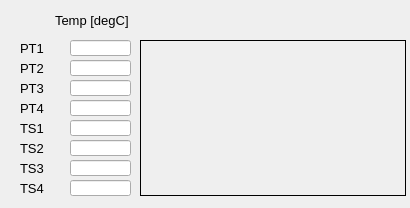
<?xml version="1.0" encoding="UTF-8"?>
<ui version="4.0">
 <class>MainWindow</class>
 <widget class="QMainWindow" name="MainWindow">
  <property name="geometry">
   <rect>
    <x>0</x>
    <y>0</y>
    <width>410</width>
    <height>208</height>
   </rect>
  </property>
  <property name="windowTitle">
   <string>HP Temperatures</string>
  </property>
  <property name="Title" stdset="0">
   <string>HP Temp &gt;&gt; $(BPM)</string>
  </property>
  <widget class="QWidget" name="centralwidget">
   <widget class="caLineEdit" name="calineedit_2">
    <property name="geometry">
     <rect>
      <x>70</x>
      <y>40</y>
      <width>61</width>
      <height>16</height>
     </rect>
    </property>
    <property name="font">
     <font>
      <family>Sans Serif</family>
      <pointsize>10</pointsize>
     </font>
    </property>
    <property name="alignment">
     <set>Qt::AlignCenter</set>
    </property>
    <property name="channel" stdset="0">
     <string notr="true">$(BPM):hp_temp:pt1</string>
    </property>
    <property name="precision">
     <number>3</number>
    </property>
    <property name="precisionMode">
     <enum>caLineEdit::User</enum>
    </property>
    <property name="unitsEnabled">
     <bool>true</bool>
    </property>
   </widget>
   <widget class="QLabel" name="label_2">
    <property name="geometry">
     <rect>
      <x>55</x>
      <y>10</y>
      <width>91</width>
      <height>21</height>
     </rect>
    </property>
    <property name="font">
     <font>
      <pointsize>10</pointsize>
     </font>
    </property>
    <property name="text">
     <string>Temp [degC]</string>
    </property>
   </widget>
   <widget class="caLineEdit" name="calineedit_3">
    <property name="geometry">
     <rect>
      <x>70</x>
      <y>60</y>
      <width>61</width>
      <height>16</height>
     </rect>
    </property>
    <property name="font">
     <font>
      <family>Sans Serif</family>
      <pointsize>10</pointsize>
     </font>
    </property>
    <property name="alignment">
     <set>Qt::AlignCenter</set>
    </property>
    <property name="channel" stdset="0">
     <string notr="true">$(BPM):hp_temp:pt2</string>
    </property>
    <property name="precision">
     <number>3</number>
    </property>
    <property name="precisionMode">
     <enum>caLineEdit::User</enum>
    </property>
    <property name="unitsEnabled">
     <bool>true</bool>
    </property>
   </widget>
   <widget class="caLineEdit" name="calineedit_6">
    <property name="geometry">
     <rect>
      <x>70</x>
      <y>80</y>
      <width>61</width>
      <height>16</height>
     </rect>
    </property>
    <property name="font">
     <font>
      <family>Sans Serif</family>
      <pointsize>10</pointsize>
     </font>
    </property>
    <property name="alignment">
     <set>Qt::AlignCenter</set>
    </property>
    <property name="channel" stdset="0">
     <string notr="true">$(BPM):hp_temp:pt3</string>
    </property>
    <property name="precision">
     <number>3</number>
    </property>
    <property name="precisionMode">
     <enum>caLineEdit::User</enum>
    </property>
    <property name="unitsEnabled">
     <bool>true</bool>
    </property>
   </widget>
   <widget class="caLineEdit" name="calineedit_7">
    <property name="geometry">
     <rect>
      <x>70</x>
      <y>100</y>
      <width>61</width>
      <height>16</height>
     </rect>
    </property>
    <property name="font">
     <font>
      <family>Sans Serif</family>
      <pointsize>10</pointsize>
     </font>
    </property>
    <property name="alignment">
     <set>Qt::AlignCenter</set>
    </property>
    <property name="channel" stdset="0">
     <string notr="true">$(BPM):hp_temp:pt4</string>
    </property>
    <property name="precision">
     <number>3</number>
    </property>
    <property name="precisionMode">
     <enum>caLineEdit::User</enum>
    </property>
    <property name="unitsEnabled">
     <bool>true</bool>
    </property>
   </widget>
   <widget class="caLineEdit" name="calineedit_10">
    <property name="geometry">
     <rect>
      <x>70</x>
      <y>140</y>
      <width>61</width>
      <height>16</height>
     </rect>
    </property>
    <property name="font">
     <font>
      <family>Sans Serif</family>
      <pointsize>10</pointsize>
     </font>
    </property>
    <property name="alignment">
     <set>Qt::AlignCenter</set>
    </property>
    <property name="channel" stdset="0">
     <string notr="true">$(BPM):hp_temp:ts2</string>
    </property>
    <property name="precision">
     <number>3</number>
    </property>
    <property name="precisionMode">
     <enum>caLineEdit::User</enum>
    </property>
    <property name="unitsEnabled">
     <bool>true</bool>
    </property>
   </widget>
   <widget class="caLineEdit" name="calineedit_12">
    <property name="geometry">
     <rect>
      <x>70</x>
      <y>120</y>
      <width>61</width>
      <height>16</height>
     </rect>
    </property>
    <property name="font">
     <font>
      <family>Sans Serif</family>
      <pointsize>10</pointsize>
     </font>
    </property>
    <property name="alignment">
     <set>Qt::AlignCenter</set>
    </property>
    <property name="channel" stdset="0">
     <string notr="true">$(BPM):hp_temp:ts1</string>
    </property>
    <property name="precision">
     <number>3</number>
    </property>
    <property name="precisionMode">
     <enum>caLineEdit::User</enum>
    </property>
    <property name="unitsEnabled">
     <bool>true</bool>
    </property>
   </widget>
   <widget class="caLineEdit" name="calineedit_14">
    <property name="geometry">
     <rect>
      <x>70</x>
      <y>160</y>
      <width>61</width>
      <height>16</height>
     </rect>
    </property>
    <property name="font">
     <font>
      <family>Sans Serif</family>
      <pointsize>10</pointsize>
     </font>
    </property>
    <property name="alignment">
     <set>Qt::AlignCenter</set>
    </property>
    <property name="channel" stdset="0">
     <string notr="true">$(BPM):hp_temp:ts3</string>
    </property>
    <property name="precision">
     <number>3</number>
    </property>
    <property name="precisionMode">
     <enum>caLineEdit::User</enum>
    </property>
    <property name="unitsEnabled">
     <bool>true</bool>
    </property>
   </widget>
   <widget class="caLineEdit" name="calineedit_15">
    <property name="geometry">
     <rect>
      <x>70</x>
      <y>180</y>
      <width>61</width>
      <height>16</height>
     </rect>
    </property>
    <property name="font">
     <font>
      <family>Sans Serif</family>
      <pointsize>10</pointsize>
     </font>
    </property>
    <property name="alignment">
     <set>Qt::AlignCenter</set>
    </property>
    <property name="channel" stdset="0">
     <string notr="true">$(BPM):hp_temp:ts4</string>
    </property>
    <property name="precision">
     <number>3</number>
    </property>
    <property name="precisionMode">
     <enum>caLineEdit::User</enum>
    </property>
    <property name="unitsEnabled">
     <bool>true</bool>
    </property>
   </widget>
   <widget class="QLabel" name="label_3">
    <property name="geometry">
     <rect>
      <x>20</x>
      <y>40</y>
      <width>41</width>
      <height>16</height>
     </rect>
    </property>
    <property name="font">
     <font>
      <pointsize>10</pointsize>
     </font>
    </property>
    <property name="text">
     <string>PT1</string>
    </property>
   </widget>
   <widget class="QLabel" name="label_4">
    <property name="geometry">
     <rect>
      <x>20</x>
      <y>60</y>
      <width>41</width>
      <height>16</height>
     </rect>
    </property>
    <property name="font">
     <font>
      <pointsize>10</pointsize>
     </font>
    </property>
    <property name="text">
     <string>PT2</string>
    </property>
   </widget>
   <widget class="QLabel" name="label_5">
    <property name="geometry">
     <rect>
      <x>20</x>
      <y>100</y>
      <width>41</width>
      <height>16</height>
     </rect>
    </property>
    <property name="font">
     <font>
      <pointsize>10</pointsize>
     </font>
    </property>
    <property name="text">
     <string>PT4</string>
    </property>
   </widget>
   <widget class="QLabel" name="label_6">
    <property name="geometry">
     <rect>
      <x>20</x>
      <y>80</y>
      <width>41</width>
      <height>16</height>
     </rect>
    </property>
    <property name="font">
     <font>
      <pointsize>10</pointsize>
     </font>
    </property>
    <property name="text">
     <string>PT3</string>
    </property>
   </widget>
   <widget class="QLabel" name="label_7">
    <property name="geometry">
     <rect>
      <x>20</x>
      <y>180</y>
      <width>41</width>
      <height>16</height>
     </rect>
    </property>
    <property name="font">
     <font>
      <pointsize>10</pointsize>
     </font>
    </property>
    <property name="text">
     <string>TS4</string>
    </property>
   </widget>
   <widget class="QLabel" name="label_8">
    <property name="geometry">
     <rect>
      <x>20</x>
      <y>160</y>
      <width>41</width>
      <height>16</height>
     </rect>
    </property>
    <property name="font">
     <font>
      <pointsize>10</pointsize>
     </font>
    </property>
    <property name="text">
     <string>TS3</string>
    </property>
   </widget>
   <widget class="QLabel" name="label_9">
    <property name="geometry">
     <rect>
      <x>20</x>
      <y>140</y>
      <width>41</width>
      <height>16</height>
     </rect>
    </property>
    <property name="font">
     <font>
      <pointsize>10</pointsize>
     </font>
    </property>
    <property name="text">
     <string>TS2</string>
    </property>
   </widget>
   <widget class="QLabel" name="label_10">
    <property name="geometry">
     <rect>
      <x>20</x>
      <y>120</y>
      <width>41</width>
      <height>16</height>
     </rect>
    </property>
    <property name="font">
     <font>
      <pointsize>10</pointsize>
     </font>
    </property>
    <property name="text">
     <string>TS1</string>
    </property>
   </widget>
   <widget class="caStripPlot" name="castripplot">
    <property name="geometry">
     <rect>
      <x>140</x>
      <y>40</y>
      <width>266</width>
      <height>156</height>
     </rect>
    </property>
    <property name="font">
     <font>
      <pointsize>6</pointsize>
     </font>
    </property>
    <property name="frameShape">
     <enum>QFrame::Box</enum>
    </property>
    <property name="Title" stdset="0">
     <string notr="true">1-hour temperature history plot</string>
    </property>
    <property name="TitleX">
     <string notr="true">Time</string>
    </property>
    <property name="TitleY">
     <string notr="true">Temperature</string>
    </property>
    <property name="channels" stdset="0">
     <string notr="true">$(BPM):hp_temp:pt1;$(BPM):hp_temp:pt2;$(BPM):hp_temp:pt3;$(BPM):hp_temp:pt4;$(BPM):hp_temp:ts1;$(BPM):hp_temp:ts2;$(BPM):hp_temp:ts3;$(BPM):hp_temp:ts4</string>
    </property>
    <property name="units">
     <enum>caStripPlot::Minute</enum>
    </property>
    <property name="refreshRate" stdset="0">
     <enum>caStripPlot::Low</enum>
    </property>
    <property name="YAxisScaling" stdset="0">
     <enum>caStripPlot::autoScale</enum>
    </property>
    <property name="foreground">
     <color>
      <red>255</red>
      <green>255</green>
      <blue>255</blue>
     </color>
    </property>
    <property name="XaxisEnabled">
     <bool>false</bool>
    </property>
    <property name="LegendEnabled">
     <bool>false</bool>
    </property>
   </widget>
  </widget>
 </widget>
 <customwidgets>
  <customwidget>
   <class>QwtPlot</class>
   <extends>QFrame</extends>
   <header>qwt_plot.h</header>
  </customwidget>
  <customwidget>
   <class>caLineEdit</class>
   <extends>QLineEdit</extends>
   <header>caLineEdit</header>
  </customwidget>
  <customwidget>
   <class>caStripPlot</class>
   <extends>QwtPlot</extends>
   <header>caStripPlot</header>
  </customwidget>
 </customwidgets>
 <resources/>
 <connections/>
 <designerdata>
  <property name="gridDeltaX">
   <number>5</number>
  </property>
  <property name="gridDeltaY">
   <number>5</number>
  </property>
  <property name="gridSnapX">
   <bool>true</bool>
  </property>
  <property name="gridSnapY">
   <bool>true</bool>
  </property>
  <property name="gridVisible">
   <bool>true</bool>
  </property>
 </designerdata>
</ui>
